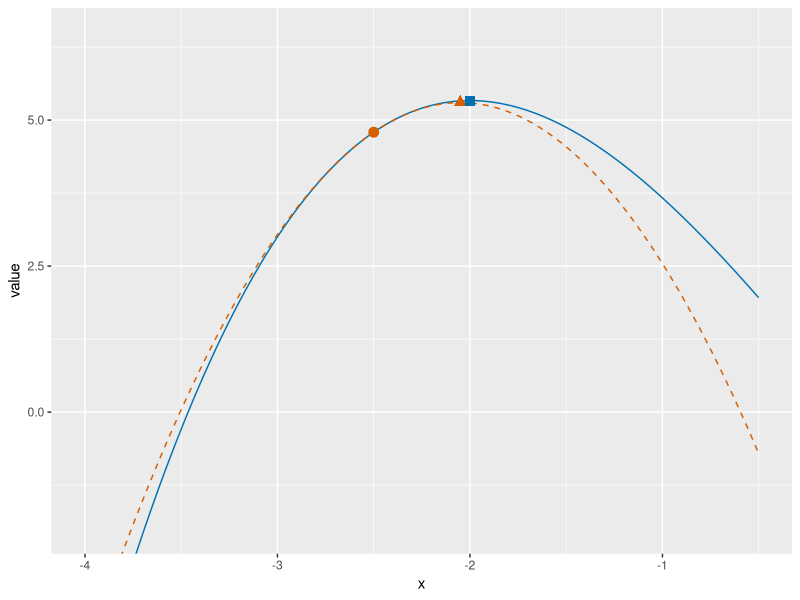

This figure's R source:
## ---- chunk 1
#| label: newton-maximum-r
#| fig-alt: >-
#|   Plot of the cubic f of x equals x cubed over 3 minus 4 x for x from -4
#|   to -0.5, in blue, with a local maximum at x equal to -2, marked by a
#|   blue square. A dashed vermilion parabola opening downward is the
#|   quadratic model at the start -2.5. It touches the cubic at -2.5 and has
#|   its highest point at -2.05, marked by a vermilion triangle. A vermilion
#|   circle marks the start -2.5.
#| fig-height: 4
#| fig-width: 6
nx_x_nx <- seq(-4, -0.5, length.out = 301)
nx_f_nx <- nx_x_nx^3 / 3 - 4 * nx_x_nx
nx_f0_nx <- (-2.5)^3 / 3 - 4 * (-2.5)
nx_dx_nx <- nx_x_nx + 2.5
nx_q_nx <- nx_f0_nx + 2.25 * nx_dx_nx - 2.5 * nx_dx_nx^2
nx_dstep_nx <- -2.05 + 2.5
nx_q_step_nx <- nx_f0_nx + 2.25 * nx_dstep_nx - 2.5 * nx_dstep_nx^2
nx_f_max_nx <- (-2)^3 / 3 - 4 * (-2)
nx_curve_nx <- tibble::tibble(x = nx_x_nx, y = nx_f_nx)
nx_model_nx <- tibble::tibble(x = nx_x_nx, y = nx_q_nx)
nx_start_nx <- tibble::tibble(x = -2.5, y = nx_f0_nx)
nx_step_nx <- tibble::tibble(x = -2.05, y = nx_q_step_nx)
nx_max_nx <- tibble::tibble(x = -2, y = nx_f_max_nx)
nx_aes_nx <- ggplot2::aes(x, y)
nx_ylim_nx <- c(-2, 6.5)
nx_curve_nx |>
  ggplot2::ggplot() +
  nx_aes_nx +
  ggplot2::geom_line(colour = "#0072B2") +
  ggplot2::geom_line(
    data = nx_model_nx, colour = "#D55E00", linetype = "dashed"
  ) +
  ggplot2::geom_point(data = nx_start_nx, colour = "#D55E00", size = 3) +
  ggplot2::geom_point(
    data = nx_step_nx, colour = "#D55E00", size = 3, shape = 17
  ) +
  ggplot2::geom_point(
    data = nx_max_nx, colour = "#0072B2", size = 3, shape = 15
  ) +
  ggplot2::coord_cartesian(ylim = nx_ylim_nx) +
  ggplot2::labs(x = "x", y = "value")
